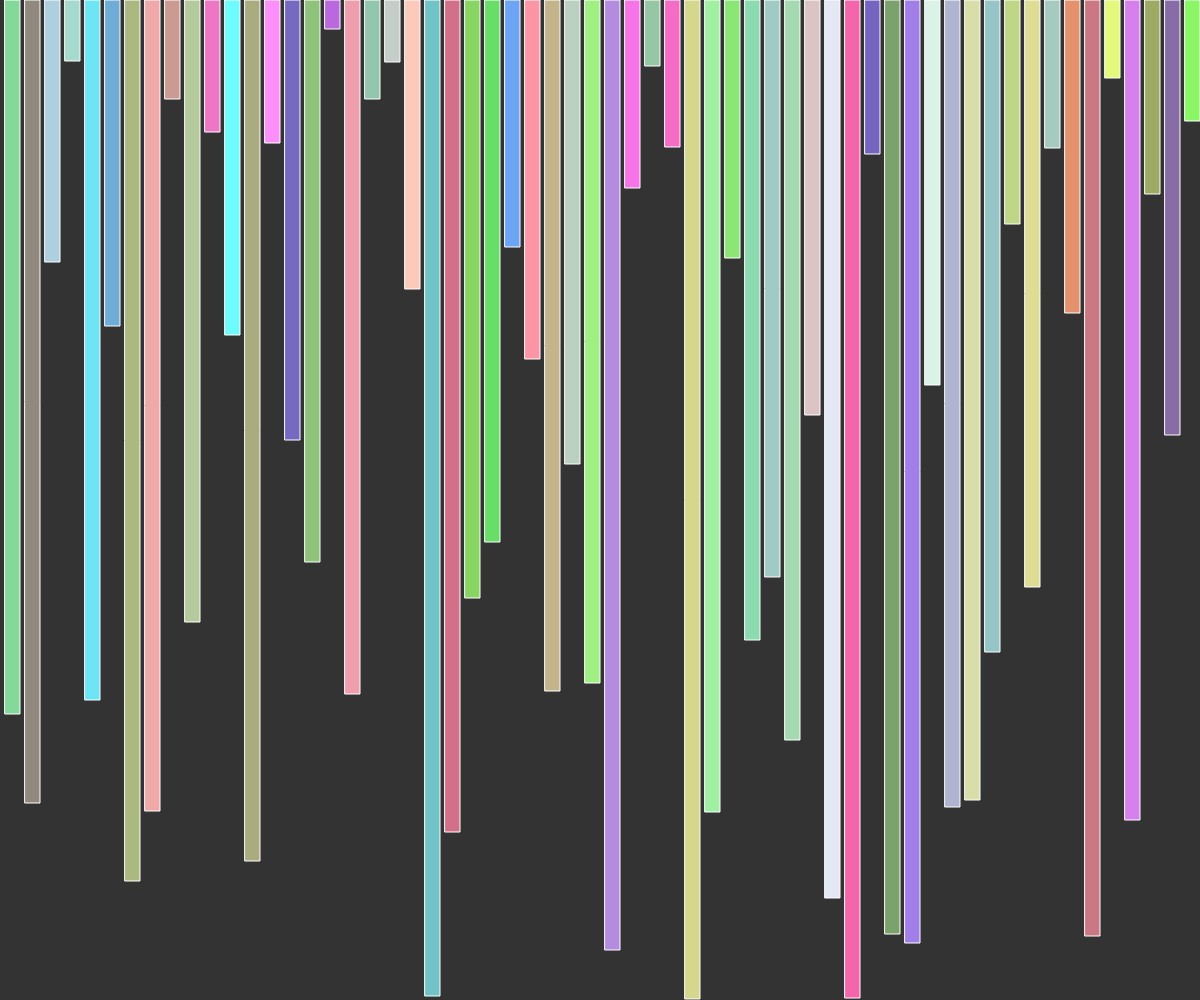
Frame 1 (no input)
Frame 60 (no input): identical to frame 1, image omitted
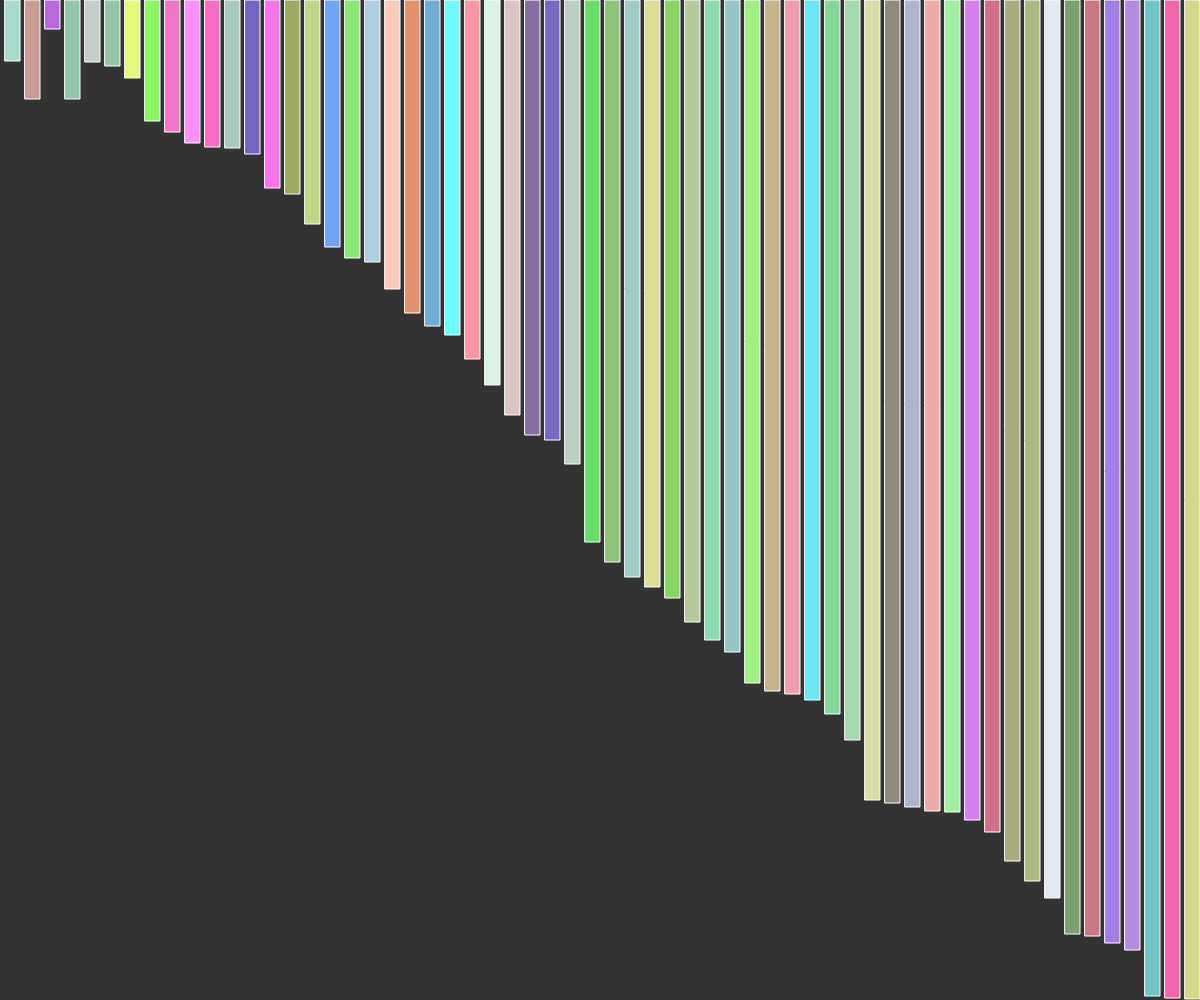
Frame 120 (the mouse pressed at the canvas centre since frame 60)

The p5.js sketch that drew these frames (run headless with seeded random() and noise() and a simulated clock; from frame 60 on, the mouse is pressed at the canvas centre):

// p5.js sketch
// ── sketch.js
var quickSort = null;
var start = false;
function Data(value,rgb){
  this.value = value;
  this.rgb = rgb;
}


function getData(){
  
  datalist = [];
  
  for(let i = 0; i < innerWidth / 20; i++){
    let d = new Data(
      floor(random(1,window.innerHeight)),
      [
        floor(random(100,255)),
        floor(random(100,255)),
        floor(random(100,255))
      ]
    );
    datalist.push(d);
  }
  
  quickSort = new QuickSort(datalist);
  console.log(datalist);
  
}


function setup(){
  createCanvas(window.innerWidth, window.innerHeight);
  getData();
  
}

function draw(){
  background(51);
  quickSort.display();
  if(mouseIsPressed){
    start = true;
  }
  if(start){
    quickSort.sort();
  }
  
}
// ── quickSort.js
class QuickSort {
  i = 0;
  j = this.i + 1;
  low = 0;
  top = -1;
  stack = [];
  
  constructor(datalist) {
    
    this.datalist = datalist;
    this.high = datalist.length - 1;
    
    this.stack[++this.top] = this.low;  
    this.stack[++this.top] = this.high;
  }

  display() {
    background(51);
    let x = 5;
    for (let i = 0; i < datalist.length; i++) {
      stroke(255);
      let color = datalist[i].rgb;
      fill(color[0], color[1], color[2]);
      rect(x, 0, 15, datalist[i].value);
      x += 20;
    }
  }

  sort() {
    if (this.top >= 0) {

      let h = this.stack[this.top--];
      let l = this.stack[this.top--];

      let p = this.partition(this.datalist, l, h)

      if (p -1 > 0) {
        this.stack[++this.top] = 0;
        this.stack[++this.top] = p-1;
      }

      if (p+1 < h) {
        this.stack[++this.top] = p+1;
        this.stack[++this.top] = h;
      }

    }

  }



  partition(data, low, high) {
    let pivot = data[high];
    this.j = low -1;
    for (let i = low; i < high; i++) {
      if (data[i].value < pivot.value) {
        this.j++;
        this.swap(i, this.j);
      }
    }

    this.swap(this.j+1, high);

    return this.j+1

  }

  swap(i, j) {
    let temp = this.datalist[i];
    this.datalist[i] = this.datalist[j];
    this.datalist[j] = temp;
  }
}
